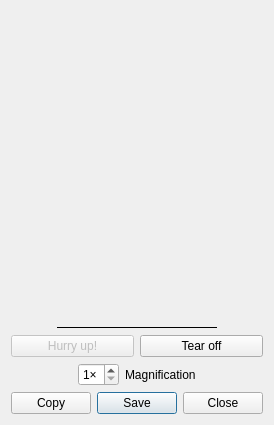
<?xml version="1.0" encoding="UTF-8"?>
<ui version="4.0">
 <class>QGBA::PrinterView</class>
 <widget class="QWidget" name="QGBA::PrinterView">
  <property name="geometry">
   <rect>
    <x>0</x>
    <y>0</y>
    <width>246</width>
    <height>425</height>
   </rect>
  </property>
  <property name="windowTitle">
   <string>Game Boy Printer</string>
  </property>
  <layout class="QVBoxLayout" name="verticalLayout">
   <item>
    <widget class="QScrollArea" name="scrollArea">
     <property name="frameShape">
      <enum>QFrame::NoFrame</enum>
     </property>
     <property name="widgetResizable">
      <bool>true</bool>
     </property>
     <widget class="QWidget" name="scrollAreaWidgetContents">
      <property name="geometry">
       <rect>
        <x>0</x>
        <y>0</y>
        <width>234</width>
        <height>249</height>
       </rect>
      </property>
      <layout class="QGridLayout" name="gridLayout" rowstretch="1,0,1" columnminimumwidth="0,160,0">
       <property name="leftMargin">
        <number>0</number>
       </property>
       <property name="topMargin">
        <number>0</number>
       </property>
       <property name="rightMargin">
        <number>0</number>
       </property>
       <property name="bottomMargin">
        <number>0</number>
       </property>
       <property name="spacing">
        <number>0</number>
       </property>
       <item row="0" column="1">
        <spacer name="verticalSpacer">
         <property name="orientation">
          <enum>Qt::Vertical</enum>
         </property>
         <property name="sizeHint" stdset="0">
          <size>
           <width>0</width>
           <height>0</height>
          </size>
         </property>
        </spacer>
       </item>
       <item row="0" column="0">
        <spacer name="horizontalSpacer">
         <property name="orientation">
          <enum>Qt::Horizontal</enum>
         </property>
         <property name="sizeHint" stdset="0">
          <size>
           <width>0</width>
           <height>0</height>
          </size>
         </property>
        </spacer>
       </item>
       <item row="1" column="1">
        <widget class="QLabel" name="image">
         <property name="sizePolicy">
          <sizepolicy hsizetype="Preferred" vsizetype="Fixed">
           <horstretch>0</horstretch>
           <verstretch>0</verstretch>
          </sizepolicy>
         </property>
         <property name="minimumSize">
          <size>
           <width>160</width>
           <height>1</height>
          </size>
         </property>
         <property name="alignment">
          <set>Qt::AlignHCenter|Qt::AlignTop</set>
         </property>
        </widget>
       </item>
       <item row="2" column="1">
        <widget class="Line" name="line">
         <property name="frameShadow">
          <enum>QFrame::Plain</enum>
         </property>
         <property name="orientation">
          <enum>Qt::Horizontal</enum>
         </property>
        </widget>
       </item>
       <item row="0" column="2">
        <spacer name="horizontalSpacer_2">
         <property name="orientation">
          <enum>Qt::Horizontal</enum>
         </property>
         <property name="sizeHint" stdset="0">
          <size>
           <width>0</width>
           <height>0</height>
          </size>
         </property>
        </spacer>
       </item>
      </layout>
     </widget>
    </widget>
   </item>
   <item>
    <layout class="QHBoxLayout" name="horizontalLayout_2">
     <item>
      <widget class="QPushButton" name="hurry">
       <property name="enabled">
        <bool>false</bool>
       </property>
       <property name="text">
        <string>Hurry up!</string>
       </property>
      </widget>
     </item>
     <item>
      <widget class="QPushButton" name="tear">
       <property name="text">
        <string>Tear off</string>
       </property>
      </widget>
     </item>
    </layout>
   </item>
   <item>
    <layout class="QHBoxLayout" name="horizontalLayout_4">
     <item>
      <spacer name="horizontalSpacer_3">
       <property name="orientation">
        <enum>Qt::Horizontal</enum>
       </property>
       <property name="sizeHint" stdset="0">
        <size>
         <width>40</width>
         <height>20</height>
        </size>
       </property>
      </spacer>
     </item>
     <item>
      <widget class="QSpinBox" name="magnification">
       <property name="sizePolicy">
        <sizepolicy hsizetype="Fixed" vsizetype="Fixed">
         <horstretch>0</horstretch>
         <verstretch>0</verstretch>
        </sizepolicy>
       </property>
       <property name="suffix">
        <string notr="true">×</string>
       </property>
       <property name="minimum">
        <number>1</number>
       </property>
       <property name="maximum">
        <number>8</number>
       </property>
      </widget>
     </item>
     <item>
      <widget class="QLabel" name="label_2">
       <property name="text">
        <string>Magnification</string>
       </property>
      </widget>
     </item>
     <item>
      <spacer name="horizontalSpacer_4">
       <property name="orientation">
        <enum>Qt::Horizontal</enum>
       </property>
       <property name="sizeHint" stdset="0">
        <size>
         <width>40</width>
         <height>20</height>
        </size>
       </property>
      </spacer>
     </item>
    </layout>
   </item>
   <item>
    <layout class="QHBoxLayout" name="horizontalLayout_3">
     <item>
      <spacer name="horizontalSpacer_5">
       <property name="orientation">
        <enum>Qt::Horizontal</enum>
       </property>
       <property name="sizeHint" stdset="0">
        <size>
         <width>0</width>
         <height>20</height>
        </size>
       </property>
      </spacer>
     </item>
     <item>
      <widget class="QPushButton" name="copyButton">
       <property name="sizePolicy">
        <sizepolicy hsizetype="Fixed" vsizetype="Fixed">
         <horstretch>0</horstretch>
         <verstretch>0</verstretch>
        </sizepolicy>
       </property>
       <property name="text">
        <string>Copy</string>
       </property>
       <property name="icon">
        <iconset theme="edit-copy">
         <normaloff>.</normaloff>.</iconset>
       </property>
      </widget>
     </item>
     <item>
      <widget class="QDialogButtonBox" name="buttonBox">
       <property name="sizePolicy">
        <sizepolicy hsizetype="Fixed" vsizetype="Fixed">
         <horstretch>0</horstretch>
         <verstretch>0</verstretch>
        </sizepolicy>
       </property>
       <property name="standardButtons">
        <set>QDialogButtonBox::Close|QDialogButtonBox::Save</set>
       </property>
      </widget>
     </item>
    </layout>
   </item>
  </layout>
 </widget>
 <resources/>
 <connections>
  <connection>
   <sender>buttonBox</sender>
   <signal>rejected()</signal>
   <receiver>QGBA::PrinterView</receiver>
   <slot>close()</slot>
   <hints>
    <hint type="sourcelabel">
     <x>112</x>
     <y>226</y>
    </hint>
    <hint type="destinationlabel">
     <x>112</x>
     <y>123</y>
    </hint>
   </hints>
  </connection>
 </connections>
</ui>
